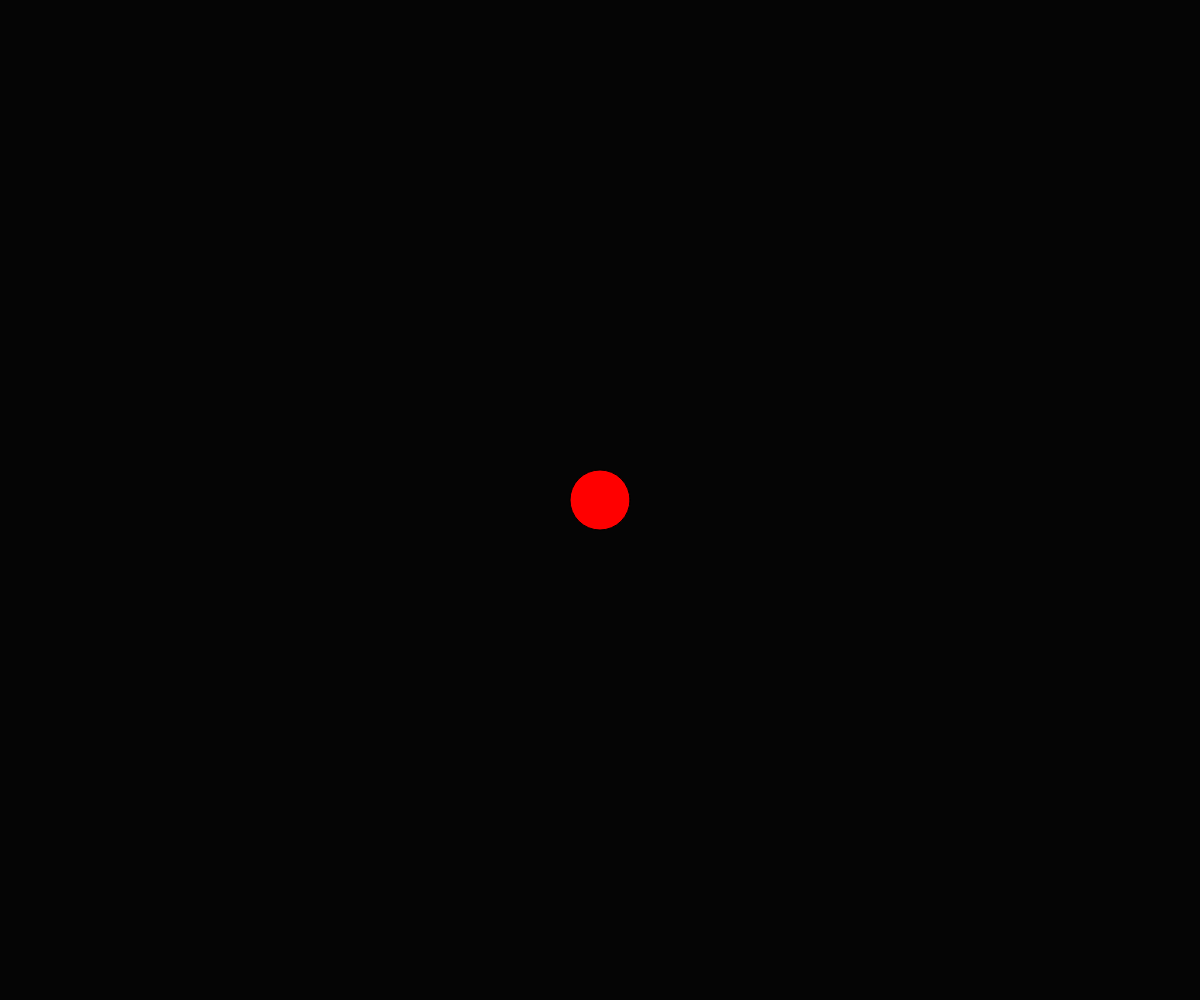
Frame 1 (no input)
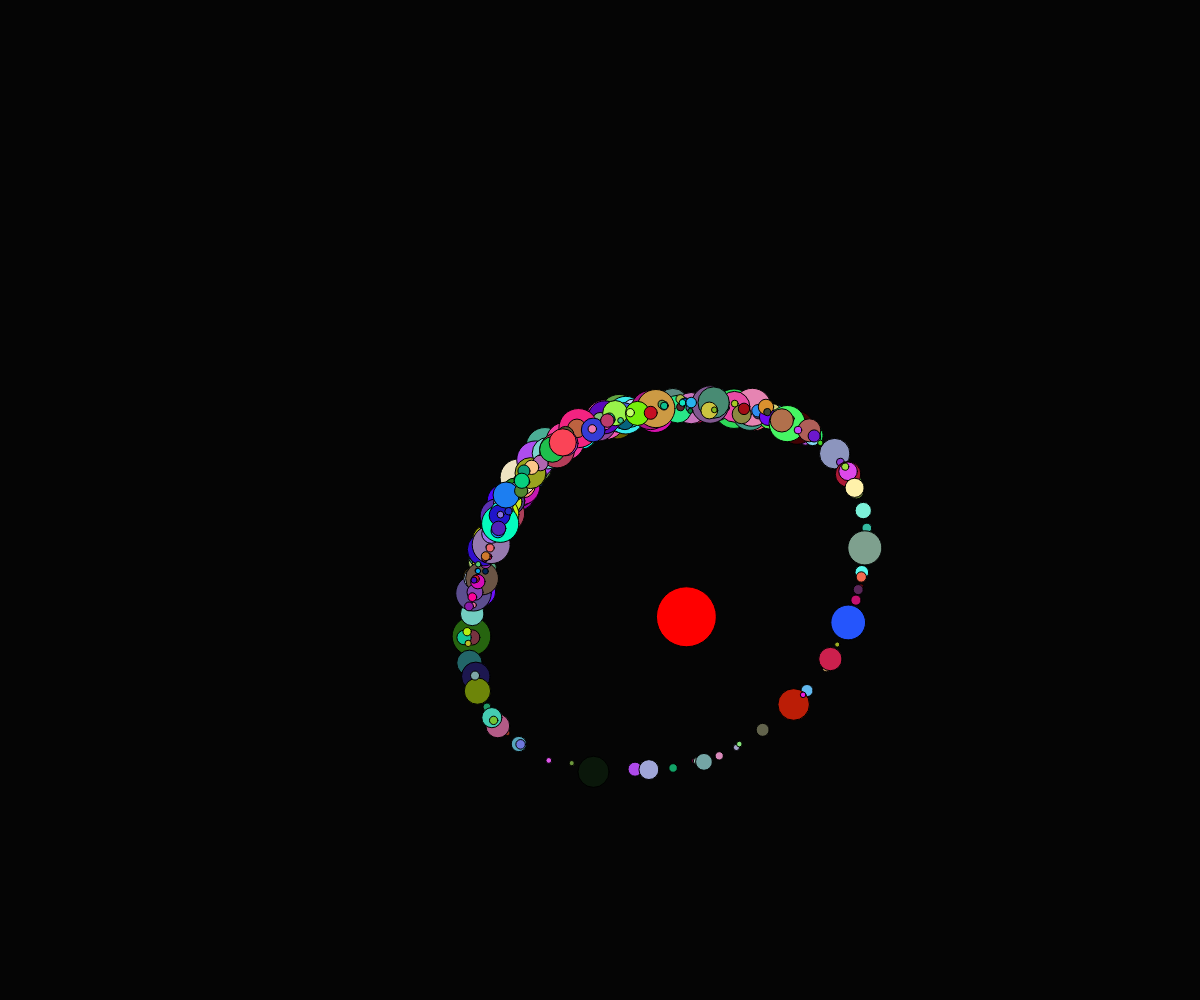
Frame 60 (no input)
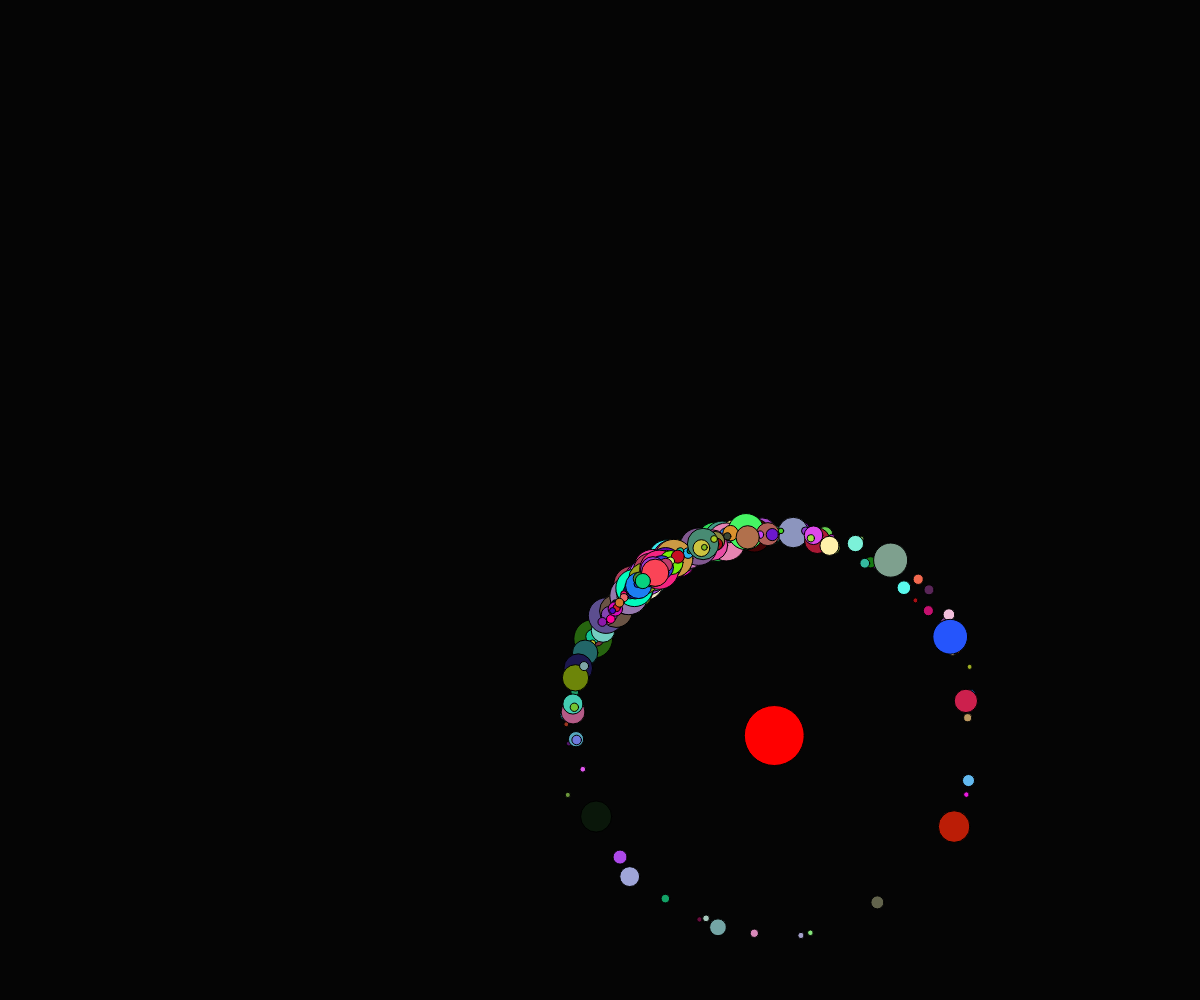
Frame 120 (the mouse pressed at the canvas centre since frame 60)

The p5.js sketch that drew these frames (run headless with seeded random() and noise() and a simulated clock; from frame 60 on, the mouse is pressed at the canvas centre):

// p5.js sketch
// ── sketch.js
let balls = [];
var repulsionBall;

function setup() {
  var cnv = createCanvas(windowWidth, windowHeight);


  loadBall(1000);

  }


function draw() {
    background(5,5,5);
    for(let i = 0; i < balls.length; i++){
    balls[i].run();

    }
    repulsionBall.run();
}


function loadBall(n){

  for(let i = 0; i < n; i++){
    balls.push(new Ball(width/2,height/2));
  }

  repulsionBall = new Ball(width/2,height/2);
}


function windowResized() {
  resizeCanvas(windowWidth, windowHeight);
  background(5,5,5);
}

// ── balls.js

function Ball (x,y){
  this.s = random(0.25,2);
  this.width = 10;
  this.height = 10;
  this.acceleration = createVector(0,0.05);
  this.velocity = createVector(random(-2, 2), random(-2, 2));
  this.position = createVector(x,y);
  this.clr = color(random(255),random(255),random(255));


  this.run = function(){
    this.render();
    this.update();
    this.checkEdges();

  }

  this.render = function(){
if(this != repulsionBall){
      fill(this.clr);
      ellipse(this.position.x, this.position.y, this.width/this.s, this.height/this.s);
} else {
  fill(255,0,0);
  ellipse(this.position.x, this.position.y, 60, 60);
}
  }

  this.update = function(){


  //  this.velocity.add(this.acceleration);
    this.position.add(this.velocity);
    this.velocity.limit(4);

    var d = this.position.dist(repulsionBall.position)

    if(d<200){
      var repulsionForce = p5.Vector.sub(this.position, repulsionBall.position);
      repulsionForce.normalize();
      repulsionForce.mult(0.9);
      this.velocity.add(repulsionForce);
    }

    if(200 < d && d < 400){
      var attractionForce = p5.Vector.sub(repulsionBall.position, this.position);
      attractionForce.normalize();
      attractionForce.mult(0.5);
      this.velocity.add(attractionForce);
    }

    }

this.checkEdges = function(){
  if(this.position.x > windowWidth){
  this.position.x = 0;
  }
  if(this.position.y > windowHeight){
  this.position.y = 0;
  }
  if(this.position.x < 0){
  this.position.x = windowWidth;
  }
  if(this.position.y < 0){
  this.position.y = windowHeight;
  }
}
  }
